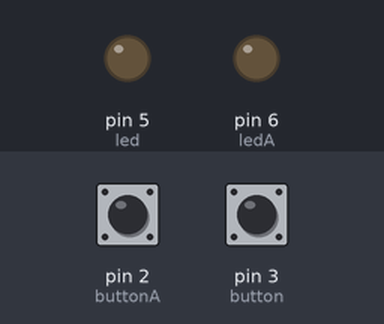
This sketch was run on a simulated Arduino Uno, built with avr-gcc and run on an emulated ATmega328P. On the bench: output pins drawn as LEDs (lit = HIGH). Inputs (shaded band) come from the test bench; at power-on: pin 2 (buttonA) HIGH, pin 3 (button) HIGH.

Above: at 4.8 s.
4.9 s: pin 2 (buttonA) pulled LOW for 2.35 s
At 6.2 s:
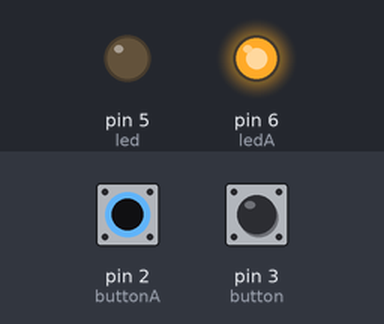
8.7 s: pin 3 (button) pulled LOW for 2.35 s
At 11.3 s:
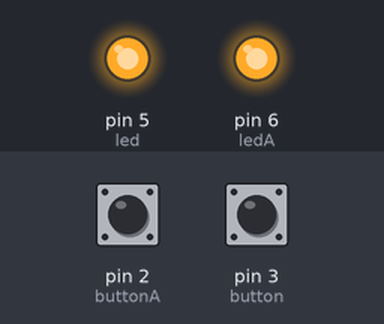
12.5 s: pin 2 (buttonA) pulled LOW for 2.35 s
At 13.2 s:
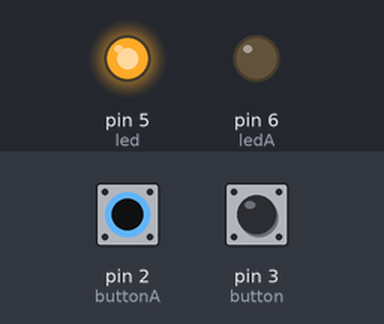
Timing chart, 0 to 15.5 s (numbered marks = the images above; inputs shaded):
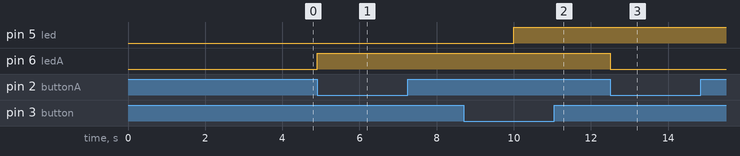

The sketch:

Task2-3.ino
```cpp
const int button = 3;
const int led = 5;
bool buttonState = 0;
bool last = 0;
bool ledState = 0;

const int buttonA = 2;
const int ledA = 6;
volatile bool ledStateA = 0;
volatile unsigned long lastDebounceTime = 0;
unsigned long debounceDelay = 50;


void setup() {
  pinMode(button, INPUT);
  pinMode(led, OUTPUT);

  pinMode(buttonA, INPUT);
  pinMode(ledA, OUTPUT);
  attachInterrupt(digitalPinToInterrupt(buttonA), buttonISR, FALLING);
}

void buttonISR(){
  unsigned long t = millis();

  if((t - lastDebounceTime) > debounceDelay){
    ledStateA = !ledStateA;
    digitalWrite(ledA, ledStateA);

  }
  lastDebounceTime = t;

}

void loop() {
  buttonState = digitalRead(button);

  if((last == HIGH && buttonState == LOW)){
    ledState = !ledState;
    digitalWrite(led, ledState);

  }
  last = buttonState;

  delay(2000);

}
```

Measured:
- after the input at 4.9 s, pin 6 (ledA): LOW → HIGH at once
- after the input at 8.7 s, pin 5 (led): LOW → HIGH after 1.3 s
- after the input at 12.5 s, pin 6 (ledA): HIGH → LOW at once
